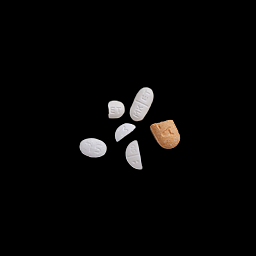
#> input picture photos/256_nobg/24bit/KakaoTalk_20211007_224543118-removebg-preview.png, 256 x 256 px
$ python main.py
#> lines starting #> are read from the running program, lines starting #| are printed output that depends on the picture
# 열림과 닫힘 연산으로 노이즈 제거 (morph_open_close.py)

import cv2
import numpy as np

img1 = cv2.imread('photos/256_nobg/24bit/KakaoTalk_20211007_224543118-removebg-preview.png', cv2.IMREAD_GRAYSCALE)
#> img1: shape (256, 256); min 0, max 253, mean 6.9
img2 = cv2.imread('photos/256_nobg/24bit/KakaoTalk_20211007_224543118-removebg-preview.png', cv2.IMREAD_GRAYSCALE)

# 구조화 요소 커널, 사각형 (5x5) 생성 ---①
k = cv2.getStructuringElement(cv2.MORPH_RECT, (5,5))
# 블러 함수
k = cv2.blur(k,(5,5))
# 열림 연산 적용 ---②
opening = cv2.morphologyEx(img1, cv2.MORPH_OPEN, k)
# 닫힘 연산 적용 ---③
closing = cv2.morphologyEx(img2, cv2.MORPH_CLOSE, k)

# 결과 출력
merged1 = np.hstack((img1, opening))
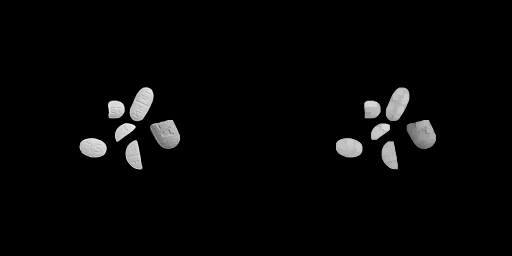
#> merged1: shape (256, 512); min 0, max 253, mean 6.6
merged2 = np.hstack((img2, closing))
merged3 = np.vstack((merged1, merged2))
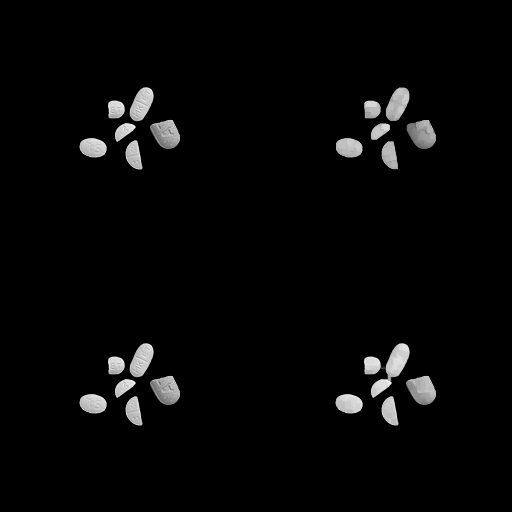
#> merged3: shape (512, 512); min 0, max 253, mean 6.8
cv2.imshow('opening, closing', merged3)
cv2.imwrite('result5*5.png', merged3)
cv2.waitKey(0)
cv2.destroyAllWindows()
